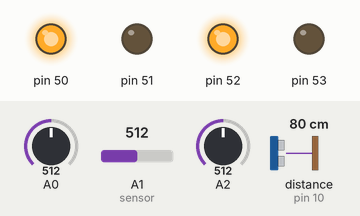
This sketch was run on a simulated Arduino Mega 2560, built with avr-gcc and run on an emulated ATmega2560. Parts: output pins drawn as LEDs (lit = HIGH). Wiring (inferred from the names in the program): ultrasonic range finder: trigger pin 9; echo pin 10. Inputs (shaded band) come from the test bench; at power-on: distance to the obstacle (sensor on pin 10) 80 cm, A0 = 512, A1 (sensor) = 512, A2 = 512. The echo pulse lasts 58.3 µs per cm; pins used as bus, display or sensor lines are not drawn; what the sketch prints to the serial monitor is not drawn.

Above: at 6.2 s.
6.3 s: distance to the obstacle (sensor on pin 10) set to 7 cm
8.4 s: distance to the obstacle (sensor on pin 10) set to 4 cm
At 9.8 s:
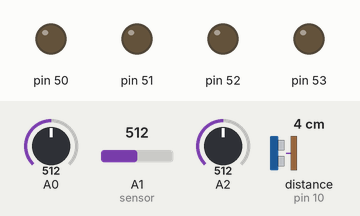
Timing chart, 0 to 11.4 s (numbered marks = the images above; inputs shaded):
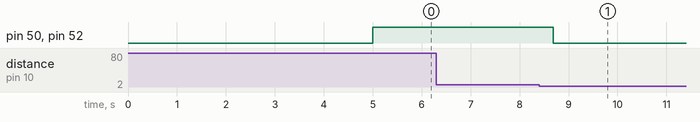

The sketch:

arduinom.ino
```cpp
#include <Wire.h>
char buff[]="hello nodemcu";
char h[7];
const int sensor=A1;
int tempc;
float vout;

const int trigPin = 9;
const int echoPin = 10;
int sensorValue1;
long duration;
int distance, i;
 int metal;
void setup() {
  pinMode(sensor,INPUT);
  pinMode(trigPin, OUTPUT);
  pinMode(echoPin, INPUT);


  pinMode(50, OUTPUT);

  pinMode(51, OUTPUT);

  pinMode(52, OUTPUT);

 pinMode(53, OUTPUT);

 Wire.begin(8);
 Wire.onReceive(receiveEvent);
 Wire.onRequest(requestEvent);
 Serial.begin(9600);

 delay(5000);

 digitalWrite(50, HIGH);
 digitalWrite(51, LOW);
 digitalWrite(52, HIGH);
 digitalWrite(53, LOW);
}

void loop() {

  //temp sensor
vout=analogRead(sensor);
vout=(vout*500)/1023;
tempc=vout;
h[0]=tempc;

 delay(100);

// gas sensor
sensorValue1 = analogRead(A0);
h[1]=sensorValue1/10;

  // ultra sonic sensor

  // Clears the trigPin
digitalWrite(trigPin, LOW);
delayMicroseconds(2);
// Sets the trigPin on HIGH state for 10 micro seconds
digitalWrite(trigPin, HIGH);
delayMicroseconds(10);
digitalWrite(trigPin, LOW);
// Reads the echoPin, returns the sound wave travel time in microseconds
duration = pulseIn(echoPin, HIGH);
// Calculating the distance
distance= duration*0.034/2;
 h[2]=distance;
// Prints the distance on the Serial Monitor

if(distance<5)
{
  delay(50);
digitalWrite(50, LOW);
 digitalWrite(51, LOW);
 digitalWrite(52, LOW);
 digitalWrite(53, LOW);
}
else
{
   delay(50);
 digitalWrite(50, HIGH);
 digitalWrite(51, LOW);
 digitalWrite(52, HIGH);
 digitalWrite(53, LOW);
}

  // metal detector:
  metal = analogRead(A2);
  h[3]=metal/10;
  h[4]='\0';
  Serial.println(h);

 delay(100);
}

// function that executes whenever data is received from master
void receiveEvent(int howMany) {
 while (0 <Wire.available()) {
    char c = Wire.read();      /* receive byte as a character */
    Serial.print(c);           /* print the character */
  }
 Serial.println();             /* to newline */
}

// function that executes whenever data is requested from master
void requestEvent() {
 Wire.write(h);  /*send string on request */

}
```

Measured:
- the behaviour switches between 6 and 5 cm on distance to the obstacle (sensor on pin 10) (found by bisection; images 0 and 1)
- after the input at 6.3 s, every drawn part: stays the same
- after the input at 8.4 s, pin 50, pin 52: HIGH → LOW after 0.29 s
